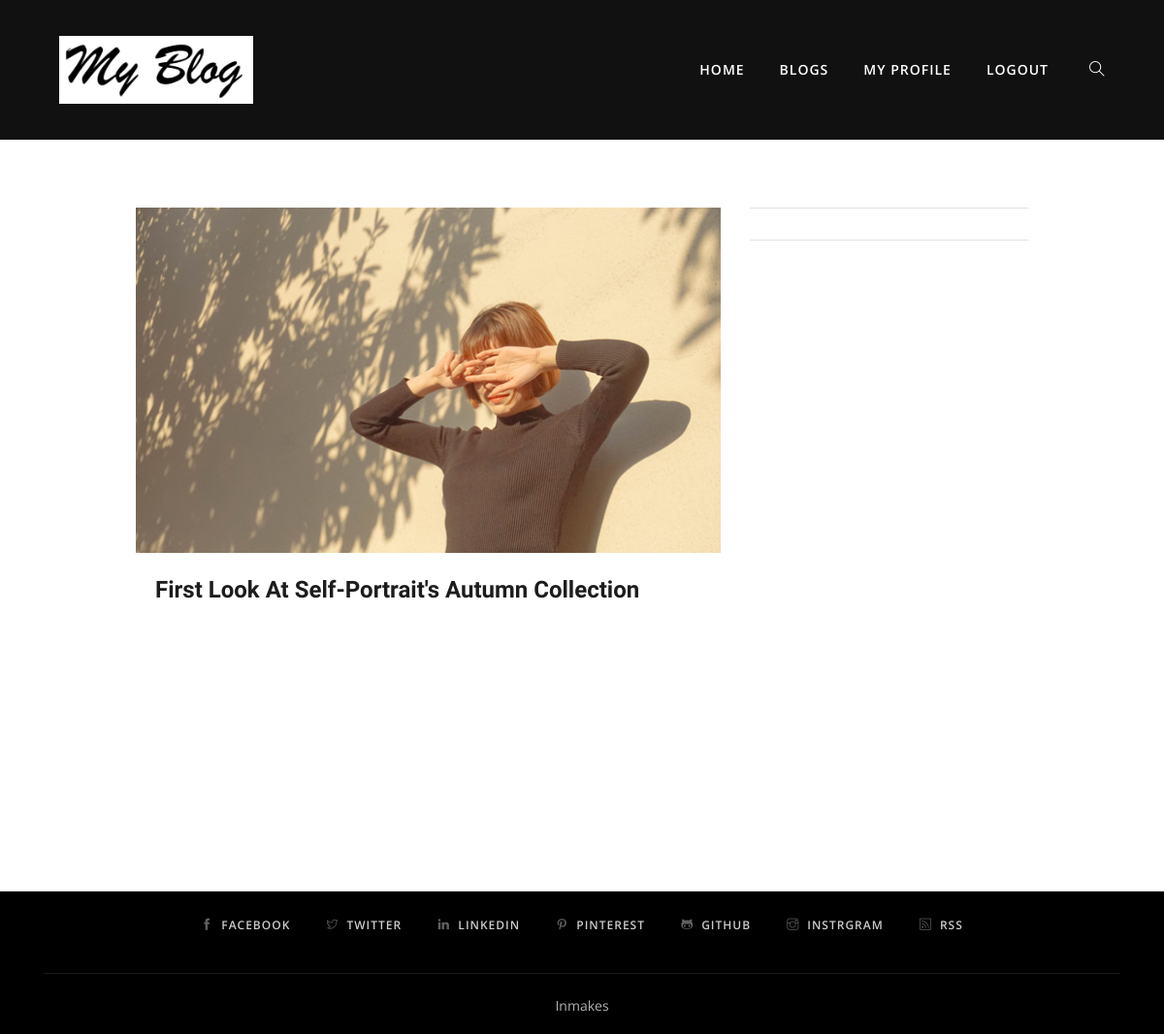
The page /blogUser/BlogComments/11/ (signed in) on the database its author committed.
### Userapp/models.py (models this page shows, shortened)
class UserBlogs(models.Model):
    title = models.CharField(max_length=200,null=True)
    blog_image = models.ImageField(upload_to='blog_media', null=True)
    description = models.TextField(max_length=10000, null=True)
    username = models.CharField(max_length=200, null=True)
    status = models.CharField(default='True',max_length=100,null=True)

### Userapp/views.py (the view)
# urls.py: path('BlogComments/<int:blog_id>/', views.blogComments, name ='blogComments'),
@login_required()
def blogComments(request, blog_id):
    blog = UserBlogs.objects.get(id=blog_id)
    bc = BlogComments.objects.all()
    return render(request, 'blogUser/blogComments.html', {'blog': blog,'bc':bc})

### Templates/blogUser/blogComments.html (shortened to what this page needs)
{% extends 'blogUser/userindex.html' %}
{% load static %}
{% block content %}
	<section class="single-block-wrapper section-padding">
        <div class="container">
            <div class="row justify-content-center">
                <div class="col-lg-10 col-md-10 col-sm-12 col-xs-12">
                    <div class="row">
                        <div class="col-lg-8 col-md-6 col-sm-6">
                            <article class="post-grid mb-5 ">
                                <img src="{{ blog.blog_image.url }}" alt="" class="img-fluid w-100">
                                <div class="post-content-grid">
                                    <h3 class="post-title mt-1">{{ blog.title }}</h3>
                                </div>
                            </article>
                        </div>
                        <div class="col-lg-4 ">
                            <article class="post-grid mb-5 ">
                                <div class="border-top border-bottom py-3">
                                </div>
                            </article>
                        </div>
                    </div>
				</div>
			</div>
		</div>
	</section>
{% endblock %}

### static/assets/css/style_home.css (style rules this page uses)
body, p { font-family: "Open Sans", sans-serif; line-height: 26px; font-size: 16px; text-rendering: optimizeLegibility; color: #666; font-weight: 400; }
html { overflow-x: hidden; width: 100%; height: 100%; }
h1, .h1, h2, .h2, h3, .h3, h4, .h4, h5, .h5, h6, .h6 { color: #1c1c1c; font-weight: 600; font-family: "Unna", serif; }
h3, .h3 { font-size: 24px; font-weight: 700; }
body { background: #fff; color: #575769; }
html, body { height: 100%; }
.section-padding { padding: 70px 0; position: relative; }
.post-content-grid { padding: 20px; }
.post-title { text-transform: capitalize; }

### rows shown on the page
UserBlogs: blog_image (picture), title "First Look At Self-Portrait's Autumn Collection"
